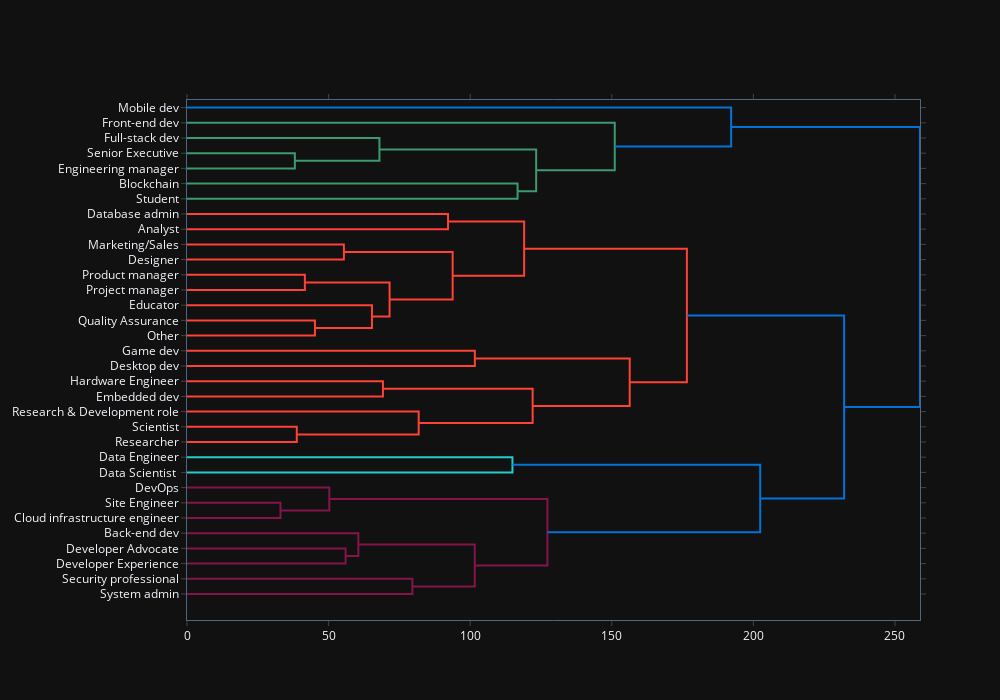

Notebook cell for this chart:
### Code cell
fig = ff.create_dendrogram(skills , labels=short_labels , orientation='left' , )
fig.update_layout(height=700, width=1000, showlegend=False)
fig.show()

### Figure 1 — Plotly figure (JSON) as saved in the notebook; plotly's stock layout.template omitted (floating-point values rounded to 4 significant figures)
{"data": [{"hoverinfo": "text", "marker": {"color": "rgb(61,153,112)"}, "mode": "lines", "x": [0.0, 38.08, 38.08, 0.0], "xaxis": "x", "y": [-35.0, -35.0, -45.0, -45.0], "yaxis": "y", "type": "scatter"}, {"hoverinfo": "text", "marker": {"color": "rgb(61,153,112)"}, "mode": "lines", "x": [0.0, 67.95, 67.95, 38.08], "xaxis": "x", "y": [-25.0, -25.0, -40.0, -40.0], "yaxis": "y", "type": "scatter"}, {"hoverinfo": "text", "marker": {"color": "rgb(61,153,112)"}, "mode": "lines", "x": [0.0, 116.7, 116.7, 0.0], "xaxis": "x", "y": [-55.0, -55.0, -65.0, -65.0], "yaxis": "y", "type": "scatter"}, {"hoverinfo": "text", "marker": {"color": "rgb(61,153,112)"}, "mode": "lines", "x": [67.95, 123.3, 123.3, 116.7], "xaxis": "x", "y": [-32.5, -32.5, -60.0, -60.0], "yaxis": "y", "type": "scatter"}, {"hoverinfo": "text", "marker": {"color": "rgb(61,153,112)"}, "mode": "lines", "x": [0.0, 151.0, 151.0, 123.3], "xaxis": "x", "y": [-15.0, -15.0, -46.25, -46.25], "yaxis": "y", "type": "scatter"}, {"hoverinfo": "text", "marker": {"color": "rgb(0,116,217)"}, "mode": "lines", "x": [0.0, 192.1, 192.1, 151.0], "xaxis": "x", "y": [-5.0, -5.0, -30.62, -30.62], "yaxis": "y", "type": "scatter"}, {"hoverinfo": "text", "marker": {"color": "rgb(255,65,54)"}, "mode": "lines", "x": [0.0, 92.18, 92.18, 0.0], "xaxis": "x", "y": [-75.0, -75.0, -85.0, -85.0], "yaxis": "y", "type": "scatter"}, {"hoverinfo": "text", "marker": {"color": "rgb(255,65,54)"}, "mode": "lines", "x": [0.0, 55.4, 55.4, 0.0], "xaxis": "x", "y": [-95.0, -95.0, -105.0, -105.0], "yaxis": "y", "type": "scatter"}, {"hoverinfo": "text", "marker": {"color": "rgb(255,65,54)"}, "mode": "lines", "x": [0.0, 41.62, 41.62, 0.0], "xaxis": "x", "y": [-115.0, -115.0, -125.0, -125.0], "yaxis": "y", "type": "scatter"}, {"hoverinfo": "text", "marker": {"color": "rgb(255,65,54)"}, "mode": "lines", "x": [0.0, 45.18, 45.18, 0.0], "xaxis": "x", "y": [-145.0, -145.0, -155.0, -155.0], "yaxis": "y", "type": "scatter"}, {"hoverinfo": "text", "marker": {"color": "rgb(255,65,54)"}, "mode": "lines", "x": [0.0, 65.32, 65.32, 45.18], "xaxis": "x", "y": [-135.0, -135.0, -150.0, -150.0], "yaxis": "y", "type": "scatter"}, {"hoverinfo": "text", "marker": {"color": "rgb(255,65,54)"}, "mode": "lines", "x": [41.62, 71.54, 71.54, 65.32], "xaxis": "x", "y": [-120.0, -120.0, -142.5, -142.5], "yaxis": "y", "type": "scatter"}, {"hoverinfo": "text", "marker": {"color": "rgb(255,65,54)"}, "mode": "lines", "x": [55.4, 93.81, 93.81, 71.54], "xaxis": "x", "y": [-100.0, -100.0, -131.2, -131.2], "yaxis": "y", "type": "scatter"}, {"hoverinfo": "text", "marker": {"color": "rgb(255,65,54)"}, "mode": "lines", "x": [92.18, 119.1, 119.1, 93.81], "xaxis": "x", "y": [-80.0, -80.0, -115.6, -115.6], "yaxis": "y", "type": "scatter"}, {"hoverinfo": "text", "marker": {"color": "rgb(255,65,54)"}, "mode": "lines", "x": [0.0, 101.6, 101.6, 0.0], "xaxis": "x", "y": [-165.0, -165.0, -175.0, -175.0], "yaxis": "y", "type": "scatter"}, {"hoverinfo": "text", "marker": {"color": "rgb(255,65,54)"}, "mode": "lines", "x": [0.0, 69.2, 69.2, 0.0], "xaxis": "x", "y": [-185.0, -185.0, -195.0, -195.0], "yaxis": "y", "type": "scatter"}, {"hoverinfo": "text", "marker": {"color": "rgb(255,65,54)"}, "mode": "lines", "x": [0.0, 38.77, 38.77, 0.0], "xaxis": "x", "y": [-215.0, -215.0, -225.0, -225.0], "yaxis": "y", "type": "scatter"}, {"hoverinfo": "text", "marker": {"color": "rgb(255,65,54)"}, "mode": "lines", "x": [0.0, 81.81, 81.81, 38.77], "xaxis": "x", "y": [-205.0, -205.0, -220.0, -220.0], "yaxis": "y", "type": "scatter"}, {"hoverinfo": "text", "marker": {"color": "rgb(255,65,54)"}, "mode": "lines", "x": [69.2, 122.1, 122.1, 81.81], "xaxis": "x", "y": [-190.0, -190.0, -212.5, -212.5], "yaxis": "y", "type": "scatter"}, {"hoverinfo": "text", "marker": {"color": "rgb(255,65,54)"}, "mode": "lines", "x": [101.6, 156.3, 156.3, 122.1], "xaxis": "x", "y": [-170.0, -170.0, -201.2, -201.2], "yaxis": "y", "type": "scatter"}, {"hoverinfo": "text", "marker": {"color": "rgb(255,65,54)"}, "mode": "lines", "x": [119.1, 176.5, 176.5, 156.3], "xaxis": "x", "y": [-97.81, -97.81, -185.6, -185.6], "yaxis": "y", "type": "scatter"}, {"hoverinfo": "text", "marker": {"color": "rgb(35,205,205)"}, "mode": "lines", "x": [0.0, 114.9, 114.9, 0.0], "xaxis": "x", "y": [-235.0, -235.0, -245.0, -245.0], "yaxis": "y", "type": "scatter"}, {"hoverinfo": "text", "marker": {"color": "rgb(133,20,75)"}, "mode": "lines", "x": [0.0, 33.02, 33.02, 0.0], "xaxis": "x", "y": [-265.0, -265.0, -275.0, -275.0], "yaxis": "y", "type": "scatter"}, {"hoverinfo": "text", "marker": {"color": "rgb(133,20,75)"}, "mode": "lines", "x": [0.0, 50.24, 50.24, 33.02], "xaxis": "x", "y": [-255.0, -255.0, -270.0, -270.0], "yaxis": "y", "type": "scatter"}, {"hoverinfo": "text", "marker": {"color": "rgb(133,20,75)"}, "mode": "lines", "x": [0.0, 56.0, 56.0, 0.0], "xaxis": "x", "y": [-295.0, -295.0, -305.0, -305.0], "yaxis": "y", "type": "scatter"}, {"hoverinfo": "text", "marker": {"color": "rgb(133,20,75)"}, "mode": "lines", "x": [0.0, 60.51, 60.51, 56.0], "xaxis": "x", "y": [-285.0, -285.0, -300.0, -300.0], "yaxis": "y", "type": "scatter"}, {"hoverinfo": "text", "marker": {"color": "rgb(133,20,75)"}, "mode": "lines", "x": [0.0, 79.58, 79.58, 0.0], "xaxis": "x", "y": [-315.0, -315.0, -325.0, -325.0], "yaxis": "y", "type": "scatter"}, {"hoverinfo": "text", "marker": {"color": "rgb(133,20,75)"}, "mode": "lines", "x": [60.51, 101.6, 101.6, 79.58], "xaxis": "x", "y": [-292.5, -292.5, -320.0, -320.0], "yaxis": "y", "type": "scatter"}, {"hoverinfo": "text", "marker": {"color": "rgb(133,20,75)"}, "mode": "lines", "x": [50.24, 127.3, 127.3, 101.6], "xaxis": "x", "y": [-262.5, -262.5, -306.2, -306.2], "yaxis": "y", "type": "scatter"}, {"hoverinfo": "text", "marker": {"color": "rgb(0,116,217)"}, "mode": "lines", "x": [114.9, 202.4, 202.4, 127.3], "xaxis": "x", "y": [-240.0, -240.0, -284.4, -284.4], "yaxis": "y", "type": "scatter"}, {"hoverinfo": "text", "marker": {"color": "rgb(0,116,217)"}, "mode": "lines", "x": [176.5, 232.0, 232.0, 202.4], "xaxis": "x", "y": [-141.7, -141.7, -262.2, -262.2], "yaxis": "y", "type": "scatter"}, {"hoverinfo": "text", "marker": {"color": "rgb(0,116,217)"}, "mode": "lines", "x": [192.1, 258.8, 258.8, 232.0], "xaxis": "x", "y": [-17.81, -17.81, -202.0, -202.0], "yaxis": "y", "type": "scatter"}], "layout": {"autosize": false, "height": 700, "hovermode": "closest", "showlegend": false, "width": 1000, "xaxis": {"mirror": "allticks", "rangemode": "tozero", "showgrid": false, "showline": true, "showticklabels": true, "ticks": "outside", "type": "linear", "zeroline": false}, "yaxis": {"mirror": "allticks", "rangemode": "tozero", "showgrid": false, "showline": true, "showticklabels": true, "tickmode": "array", "ticks": "outside", "ticktext": ["Mobile dev", "Front-end dev", "Full-stack dev", "Senior Executive", "Engineering manager", "Blockchain", "Student", "Database admin", "Analyst", "Marketing/Sales", "Designer", "Product manager", "Project manager", "Educator", "Quality Assurance", "Other", "Game dev", "Desktop dev", "Hardware Engineer", "Embedded dev", "Research & Development role", "Scientist", "Researcher", "Data Engineer", "Data Scientist ", "DevOps", "Site Engineer", "Cloud infrastructure engineer", "Back-end dev", "Developer Advocate", "Developer Experience", "Security professional", "System admin"], "tickvals": [-5.0, -15.0, -25.0, -35.0, -45.0, -55.0, -65.0, -75.0, -85.0, -95.0, -105.0, -115.0, -125.0, -135.0, -145.0, -155.0, -165.0, -175.0, -185.0, -195.0, -205.0, -215.0, -225.0, -235.0, -245.0, -255.0, -265.0, -275.0, -285.0, -295.0, -305.0, -315.0, -325.0], "type": "linear", "zeroline": false}}}
